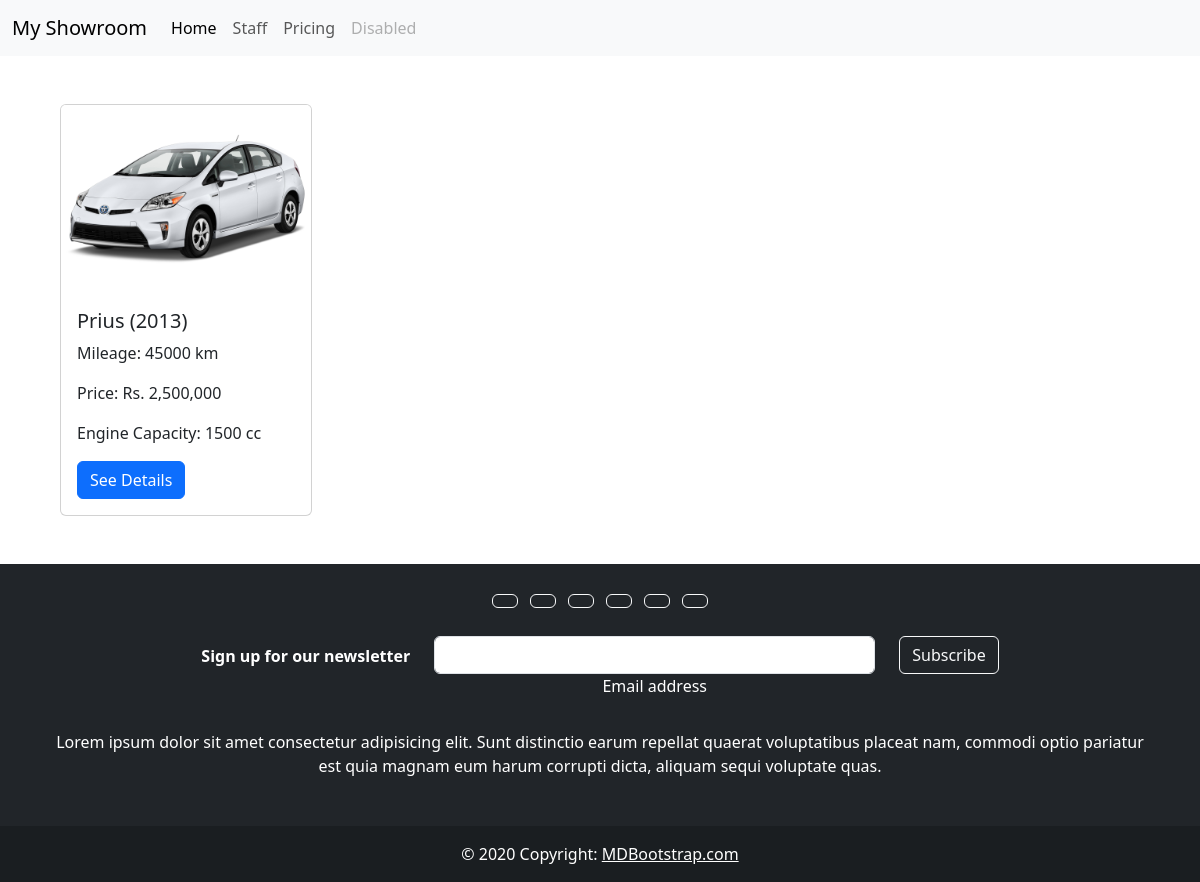
/1/2, run on the app's committed database.
### showroom/models.py (models this page shows, shortened)
class Car(models.Model):
    name = models.CharField(max_length=50, default='Unnamed')
    year = models.IntegerField(null=True)
    price = models.IntegerField(null=True)
    mileage = models.IntegerField(null=True)
    pic =  models.ImageField(null=True, blank=True)
    chassis_num = models.CharField(max_length=50, primary_key=True)
    carModel = models.ForeignKey(CarModel, on_delete=models.CASCADE, related_name='carmodels', null=True)
    features = models.ManyToManyField(CarFeature, related_name='features')
    engine = models.OneToOneField(Engine, on_delete=models.CASCADE, related_name='engine', default='None')
    def get_pic_url(self):
        if self.pic and hasattr(self.pic, 'url'):
            return self.pic.url
        else:
            return '/media/car_placeholder.png'
    def get_price(self):
        return f'{self.price:,}'

class CarModel(models.Model):
    name = models.CharField(max_length=50, null=True)
    pic =  models.ImageField(null=True, blank=True)
    carBrand = models.ForeignKey(CarBrand, on_delete=models.CASCADE, null=True, related_name='carbrand')
    def __str__(self):
        return self.name

class Engine(models.Model):
    name = models.CharField(max_length=50, default='None Selected', null=True)
    engCapacity = models.IntegerField(null=True)
    engNum =  models.CharField(max_length=50, unique=True)

### showroom/views.py (the view)
# urls.py: path('<int:brand_id>/<int:car_model_id>', views.CarsListView, name='cars_list'),
def CarsListView(request, brand_id, car_model_id):
    carModelList = Car.objects.all().filter(carModel_id = car_model_id)
    return render(request, 'showroom/list_cars.html', {'cars_list':carModelList})

### showroom/templates/showroom/list_cars.html (shortened to what this page needs)
{% extends 'showroom/base.html' %}
{% block content %}
    {% if cars_list %}
        <div class="row m-5">
        {% for car in cars_list %}
        <div class="col-lg-3 col-sm-6 mb-3 mb-sm-0">
        <div class="card" >
            <img src="{{car.get_pic_url|default_if_none:'#'}}" class="card-img-top" alt="Car Pic">
            <div class="card-body">
                <h5 class="card-title">{{car.carModel}} ({{car.year}})</h5>
                <p class="card-text">Mileage: {{car.mileage}} km</p>
                <p class="card-text">Price: Rs. {{car.get_price}}</p>
                <p class="card-text">Engine Capacity: {{car.engine.engCapacity}} cc</p>
                  <a href="{% url 'showroom:car_details' car.carModel.carBrand.id car.carModel.id car.chassis_num %}" class="btn btn-primary">
                    See Details</a>
            </div>
        </div>
        </div>
        {% endfor %}
        </div>
    {% endif %}
{% endblock content%}

### data on the page
Car: get_pic_url (picture), carModel "Prius", year "2013", mileage "45000", get_price "2,500,000", engine.engCapacity "1500"
